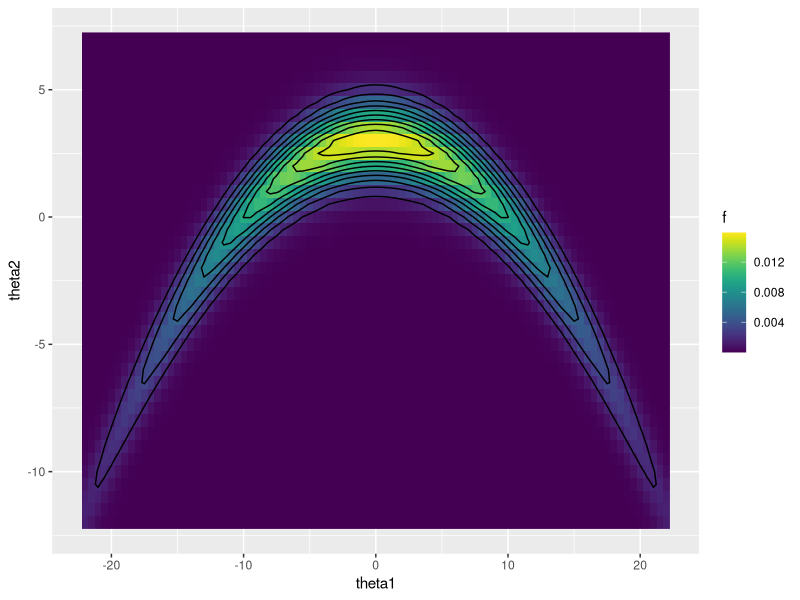
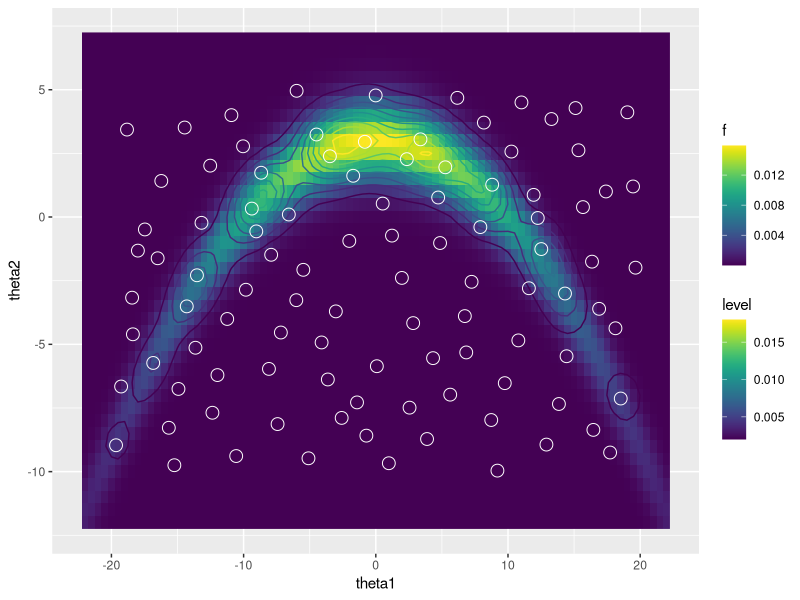
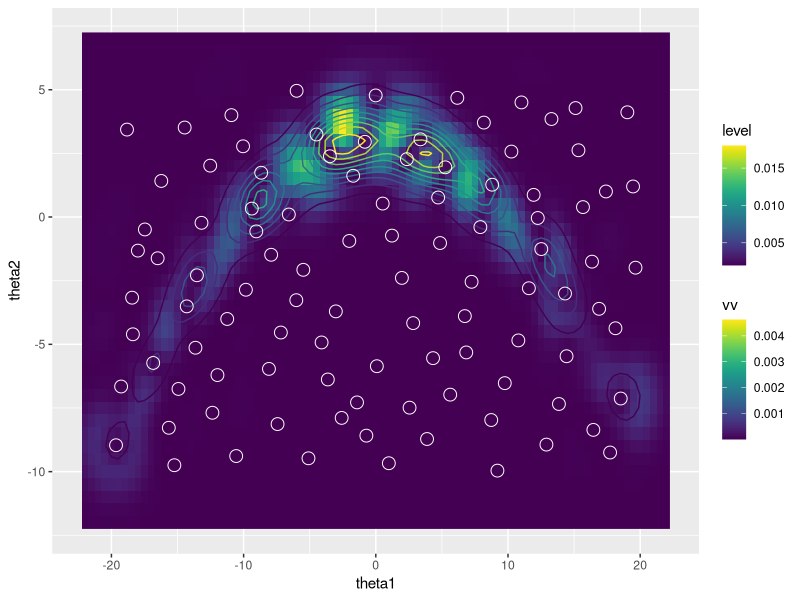
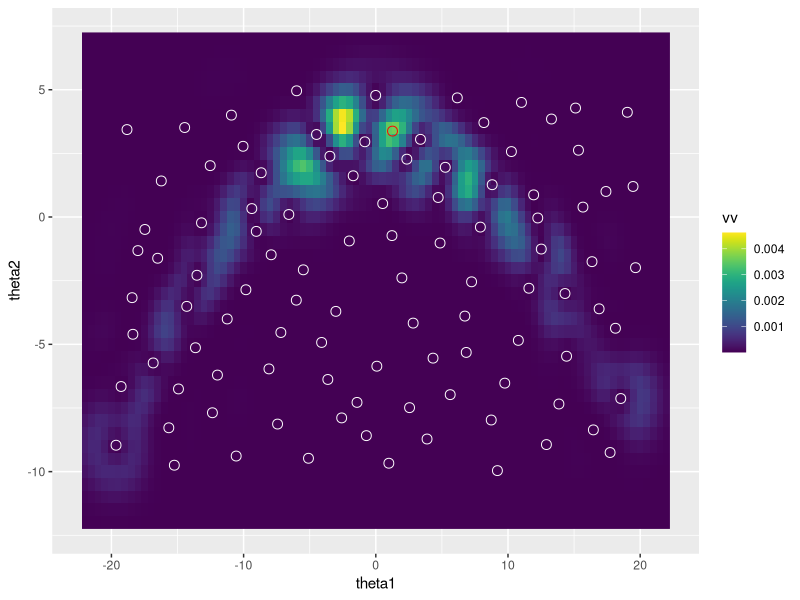
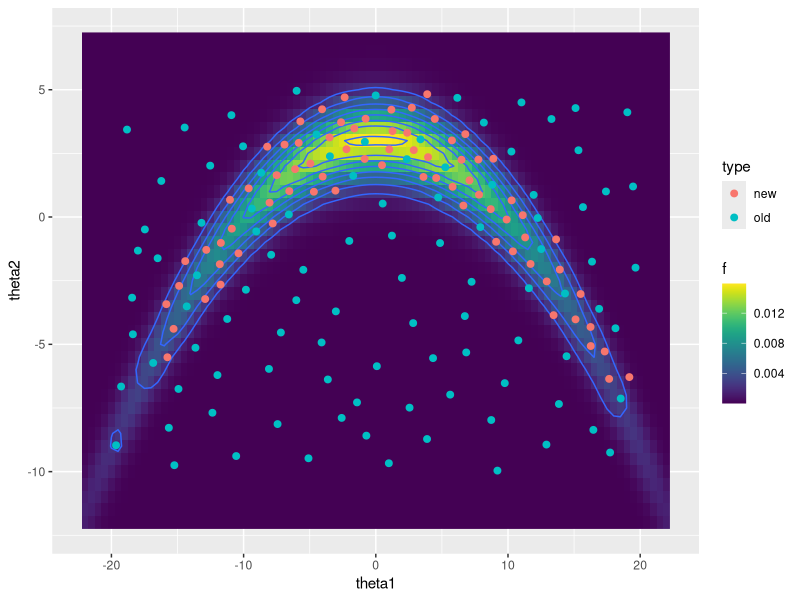
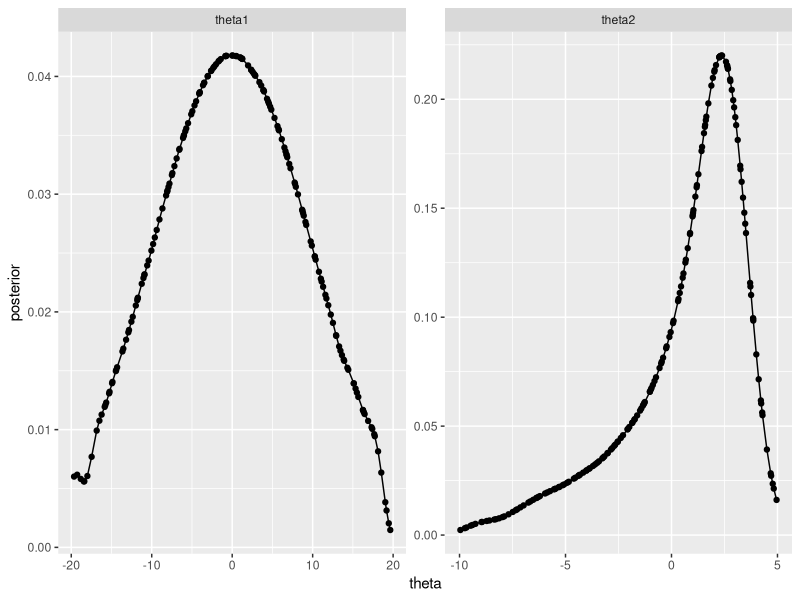

R code for these plots, in order:
## ---- chunk 1
base_name = paste(knitr::current_input(), '_figs/', sep='')
knitr::opts_chunk$set(
  cache.path=paste('_knitr_cache/', base_name, sep='/'),
  fig.path=paste('figure/', base_name, sep='/'),
  dpi=300
)
suppressPackageStartupMessages(library(tidyverse))
suppressPackageStartupMessages(library(mvtnorm))
suppressPackageStartupMessages(library(viridis))
suppressPackageStartupMessages(library(lhs))
## ---- chunk 2
f = function(theta) {
  theta = matrix(theta, ncol=2) 
  x = cbind(theta[,1], theta[,2]+0.03*theta[,1]^2-3)
  dmvnorm(x, c(0,0), diag(c(100, 1)))
}

# true solution
df = crossing(theta1 = seq(-22, 22, .5), theta2 = seq(-12,7,.5)) %>%
  mutate(f = f(cbind(theta1,theta2)))

ggplot(df) + 
  geom_raster(aes(x=theta1, y=theta2, fill=f)) + 
  geom_contour(aes(x=theta1, y=theta2, z=f), col='black', bins=10) + 
  scale_fill_viridis()
## ---- chunk 3
set.seed(123)
lhs = maximinLHS(n=100, k=2) %>% 
  as_data_frame %>% 
  setNames(c('theta1', 'theta2')) %>%
  mutate(theta1 = theta1 * 40 - 20, 
         theta2 = theta2 * 15 - 10)
design = lhs %>% mutate(f = f(cbind(theta1, theta2)))
print(design)
## ---- chunk 4
doit_estimate_sigma = function(design, sigma_0=NULL, optim_control=NULL) {
  stopifnot(nrow(design) > 1)
  m = nrow(design)
  theta = design %>% select(-f) %>% as.matrix
  dd = ncol(theta)
  ff = design$f

  GGfun = function(sigma2) {
    mat_ = matrix(0, nrow=m, ncol=m)
    for (ii in seq_len(dd)) {    
      mat_ = mat_ - outer(theta[,ii], theta[,ii], '-')^2 / (2 * sigma2[ii])
    }
    return(drop(exp(mat_)))
  }

  # leave-one-out MSE as function of the kernel width
  wmscv = function(sigma2) {
    GGinv_ = solve(GGfun(sigma2))
    ee_ = drop(1/diag(GGinv_) * GGinv_ %*% sqrt(ff))
    wmscv = sum(ee_ * diag(GGinv_) * ee_) / m
    return(wmscv)
 }

  # minimise wmscv wrt sigma2, use `optimize` for 1d and `optim` for >1d
  if (dd == 1) {
    sigma2 = optimize(wmscv, c(1e-6, diff(range(design$xx))))$minimum
  } else {
    if (is.null(sigma_0)) { # use component-wise silvermans rule as starting point 
      sigma_0 = 1.06 * m^(-.2) * apply(theta, 2, sd)
    }
    sigma2 = optim(sigma_0, wmscv)$par
  }
  return(sigma2)
}
## ---- chunk 5
doit_fit = function(design, sigma2=NULL) {
  m = nrow(design)
  theta = design %>% select(-f) %>% as.matrix
  dd = ncol(theta)
  ff = design$f

  GGfun = function(xx, yy, sigma2) {
    if (is.null(dim(xx))) xx = matrix(xx, nrow=1)
    if (is.null(dim(yy))) yy = matrix(yy, nrow=1)
    stopifnot(ncol(xx) == ncol(yy), ncol(xx) == length(sigma2))
    mat_ = matrix(0, nrow=nrow(xx), ncol=nrow(yy))
    for (ii in seq_along(sigma2)) {    
      mat_ = mat_ - outer(xx[,ii], yy[,ii], '-')^2 / (2 * sigma2[ii])
    }
    return(drop(exp(mat_)))
  }
  
  if(is.null(sigma2)) {
    sigma2 = doit_estimate_sigma(design)
  }

  # calculate parameters
  GG = GGfun(theta, theta, sigma2)
  GGinv = solve(GG)
  bb = drop(solve(GG, sqrt(ff)))
  ee = drop(1/diag(GGinv) * GGinv %*% sqrt(ff))

  ans = list(GGfun=GGfun, theta=theta, sigma2=sigma2, 
             ff=ff, bb=bb, GG=GG, GG2=sqrt(GG), ee=ee, GGinv=GGinv)
  return(ans)
}
## ---- chunk 6
doit_approx = function(doit, theta_eval) {
  # calculate expecation and variance of target function at matrix of input
  # points r
  with(doit, {
    bGG2b_ = drop(bb %*% GG2 %*% bb)
    gg_ = GGfun(theta_eval, theta, sigma2)
    ggbb2_ = drop(gg_ %*% bb)^2
    ee_ = ggbb2_ / (sqrt(prod(pi*sigma2)) * bGG2b_)
    vv_ = ggbb2_ * drop(1 - rowSums(gg_ * (gg_ %*% GGinv)))
    return(as_data_frame(cbind(theta_eval, ee=ee_, vv=vv_)))
  })
}
## ---- chunk 7
doit = doit_fit(design)
theta_eval = select(df, starts_with('theta')) %>% as.matrix
doit_eval = doit_approx(doit, theta_eval) %>% as_data_frame
## ---- chunk 8
ggplot(mapping=aes(x=theta1, y=theta2)) + 
  geom_raster(data=df, aes(fill=f)) + 
  geom_contour(data=doit_eval, aes(z=ee, colour=..level..)) + 
  geom_point(data=design, pch=1, cex=4, colour='white') + 
  scale_colour_viridis() + scale_fill_viridis()
## ---- chunk 9
ggplot(data=doit_eval, mapping=aes(x=theta1, y=theta2)) + 
  geom_raster(aes(fill=vv)) + 
  geom_contour(aes(z=ee, colour=..level..)) + 
  geom_point(data=design, pch=1, cex=4, colour='white') + 
  scale_colour_viridis() + scale_fill_viridis()
## ---- chunk 10
propose_new = function(doit) with(doit, {
  fn = function(r) {
    gg = GGfun(r, theta, sigma2)
    sum(bb * gg)^2 * drop(1 - gg %*% GGinv %*% gg)
  }
  vv =  (sqrt(ff) - ee)^2 / diag(GGinv)
  r0 = theta[which.max(vv), ]
  optim(r0, fn, control=list(fnscale=-1))$par
})
## ---- chunk 11
theta_n = propose_new(doit)
ggplot(doit_eval, aes(x=theta1, y=theta2)) + 
  geom_raster(aes(fill=vv)) + 
  scale_fill_viridis() +
  geom_point(data=design, pch=1, cex=3, col='white') +
  geom_point(data=data.frame(as.list(theta_n)), pch=1, cex=3, col='red')
## ---- chunk 12
# function to update the doit object quickly if the smoothing parameters sigma2
# don't change; otherwise, call doit_fit again
doit_update = function(doit, design_new) with(doit, {
  design_new = design_new[1, ] 
  theta_new  = design_new %>% select(-f) %>% as.matrix
  theta_up   = rbind(theta, theta_new)
  gg_        = GGfun(theta, theta_new, sigma2)
  gg2_       = sqrt(gg_)
  GG_up      = rbind(cbind(GG, gg_), cbind(t(gg_), 1))
  GG2_up     = rbind(cbind(GG2, gg2_), cbind(t(gg2_), 1))
  dd_        = 1 / drop(1 - crossprod(gg_, GGinv %*% gg_))
  hh_        = GGinv %*% gg_
  GGinv_up   = rbind(cbind(GGinv + dd_*tcrossprod(hh_), - dd_*hh_),
                     cbind(-dd_ * t(hh_), dd_))
  ff_up = c(ff, design_new$f)
  bb_up = drop(GGinv_up %*% sqrt(ff_up))
  ee_up = drop(1/diag(GGinv_up) * GGinv_up %*% sqrt(ff_up))
  # write new object
  doit$theta = theta_up
  doit$ff    = ff_up
  doit$bb    = bb_up
  doit$GG    = GG_up
  doit$GG2   = GG2_up
  doit$ee    = ee_up
  doit$GGinv = GGinv_up
  return(doit)
})
## ---- chunk 13
n_new = 75
design_new = design
doit_new = doit
for (jj in 1:n_new) {
  theta_n    = propose_new(doit_new)
  f_n        = f(theta_n)
  design_add = data.frame(as.list(theta_n), f=f_n)
  design_new = bind_rows(design_new, design_add)
  if (jj %% 10 == 0) {
    sigma2 = doit_estimate_sigma(design_new)
    doit_new = doit_fit(design_new, sigma2=sigma2)
  } else { 
    doit_new = doit_update(doit_new, design_add)
  }
}
## ---- chunk 14
doit_eval_update = doit_approx(doit_new, theta_eval)
ggplot(mapping=aes(x=theta1, y=theta2)) + 
  geom_raster(data=df, aes(fill=f)) + 
  geom_contour(data=doit_eval_update, aes(z=ee)) + 
  geom_point(data=design_new %>% 
                  mutate(type=rep(c('old','new'), c(100, n()-100))), 
             mapping=aes(x=theta1, y=theta2, colour=type), cex=2) + 
  scale_fill_viridis()
## ---- chunk 15
doit2 = doit_new
## ---- chunk 16
doit_marginal = function(doit, k, theta_eval=NULL) with(doit, {
  if (is.null(theta_eval)) theta_eval = theta[, k]
  d_ij = tcrossprod(bb) * GG2
  sum_d_ij = sum(d_ij)
  nu_ij = 0.5 * outer(theta[,k], theta[,k], '+')
  sd_ = sqrt(sigma2[k]/2)
  ans = sapply(theta_eval, function(tt) {
    phi_ij = dnorm(tt, nu_ij, sd_)
    return(sum(d_ij * phi_ij) / sum_d_ij)
  })
  return(data_frame(par=colnames(theta)[k], theta=theta_eval, posterior=ans))
})
doit_marginals = function(doit, theta_eval=NULL) {
  map_df(1:ncol(doit$theta), ~doit_marginal(doit, ., theta_eval))
}
## ---- chunk 17
marg_theta = doit_marginals(doit2)
ggplot(marg_theta, aes(x=theta, y=posterior)) + geom_point() + geom_line() + facet_wrap(~par, scales='free')
## ---- chunk 18
doit_expectation = function(doit) with(doit, {
  d_ij = tcrossprod(bb) * GG2
  sum_d_ij = sum(d_ij)
  nu_ij = map(colnames(theta), ~0.5 * outer(theta[,.], theta[,.], '+'))
  return(map_dbl(nu_ij, ~sum(d_ij * .) / sum(d_ij)))
})
doit_expectation(doit2)
## ---- chunk 19
doit_variance = function(doit) with(doit, {
  d_ij = tcrossprod(bb) * GG2
  sum_d_ij = sum(d_ij)
  nu_ij = map(colnames(theta), ~0.5 * outer(theta[,.], theta[,.], '+'))
  dd = ncol(theta)
  kk = expand.grid(ii = 1:dd, jj = 1:dd) %>% filter(jj >= ii) %>%
       mutate(v = map2_dbl(ii, jj, ~ sum(d_ij * nu_ij[[.x]] * nu_ij[[.y]]) / sum_d_ij))
  v_theta = matrix(0, dd, dd)
  for (l in 1:nrow(kk)) {
    v_theta[kk[l,'ii'], kk[l,'jj']] = v_theta[kk[l,'jj'], kk[l,'ii']] = kk[l,'v']
  }
  rownames(v_theta) = colnames(v_theta) = colnames(theta)
  return(v_theta)
})
v_theta = doit_variance(doit2)  
print(v_theta)
